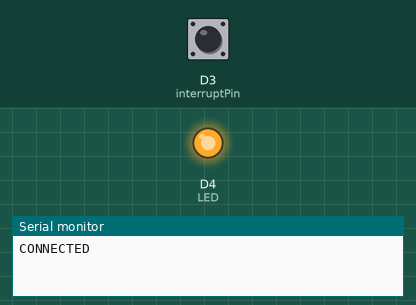
The sketch below on a simulated ESP8266 (NodeMCU). On the bench: output pins drawn as LEDs (lit = HIGH), the last lines printed to the serial monitor. The test bench sets the inputs (shaded band); at power-on: D3 (interruptPin) HIGH. WiFi joins after 1.5 s; servers stay silent unless stated.

Above: at 1.6 s.
At 2.7 s:
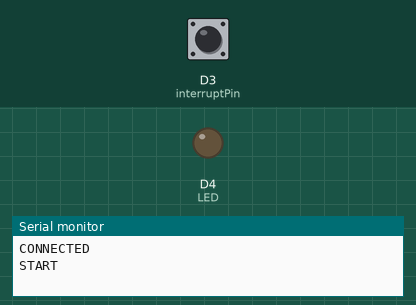
2.8 s: D3 (interruptPin) pulled LOW for 0.15 s
Timing chart, 0 to 5.8 s (numbered marks = the images above; inputs shaded):
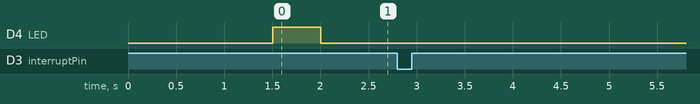

The sketch:

salesReport.ino
```cpp
#include <ESP8266WiFi.h>

const int interruptPin = D3; //GPIO 0 (Flash Button)
const int LED=2; //On board blue LED
int counter = 0;

const char* ssid = "HUAWEIKO"; // your wireless network name (SSID)
const char* password = "maxim123456"; // your Wi-Fi network password

WiFiClient client;

const int channelID = 787164;
String writeAPIKey = "C5KFPO2OX40T2V6P"; // write API key for your ThingSpeak Channel
const char* server = "api.thingspeak.com";

bool dataSend = false;


void setup() {


  Serial.begin(115200);

   WiFi.begin(ssid, password);
  pinMode(LED,OUTPUT);
  pinMode(interruptPin, INPUT_PULLUP);
  attachInterrupt(digitalPinToInterrupt(interruptPin), handleInterrupt, RISING);

 while (WiFi.status() != WL_CONNECTED) {
    delay(500);

  }


}

void loop()
{
  if(WiFi.status() == WL_CONNECTED){
    Serial.println("CONNECTED");
  }
  else if(WiFi.status() != WL_CONNECTED){
    Serial.println("NOT CONNECTED");
  }

    digitalWrite(LED,HIGH); //LED off
    delay(500);
    digitalWrite(LED,LOW); //LED on
    delay(500);


      sendDataToWeb();
      delay(20000);


}

//This program get executed when interrupt is occures i.e.change of input state
void handleInterrupt() {

    counter = counter + 1;

    Serial.println(counter);
    dataSend = true;


}

void sendDataToWeb(){
 Serial.println("START");
if (client.connect(server, 80)) {


    // Construct API request body
    String body = "field1=";
           body += String(counter);


    client.print("POST /update HTTP/1.1\n");
    client.print("Host: api.thingspeak.com\n");
    client.print("Connection: close\n");
    client.print("X-THINGSPEAKAPIKEY: " + writeAPIKey + "\n");
    client.print("Content-Type: application/x-www-form-urlencoded\n");
    client.print("Content-Length: ");
    client.print(body.length());
    client.print("\n\n");
    client.print(body);
    client.print("\n\n");

}
client.stop();

// wait 20 seconds and post again
Serial.println("DATA SENT");

}
```
